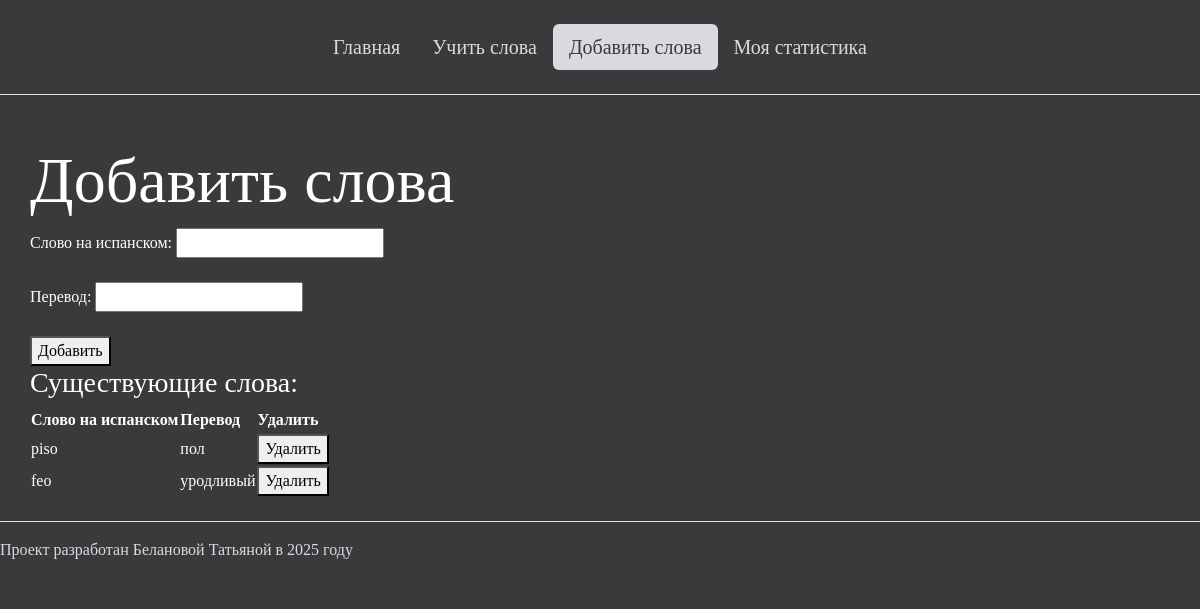
The app's page /add_words/, older data.
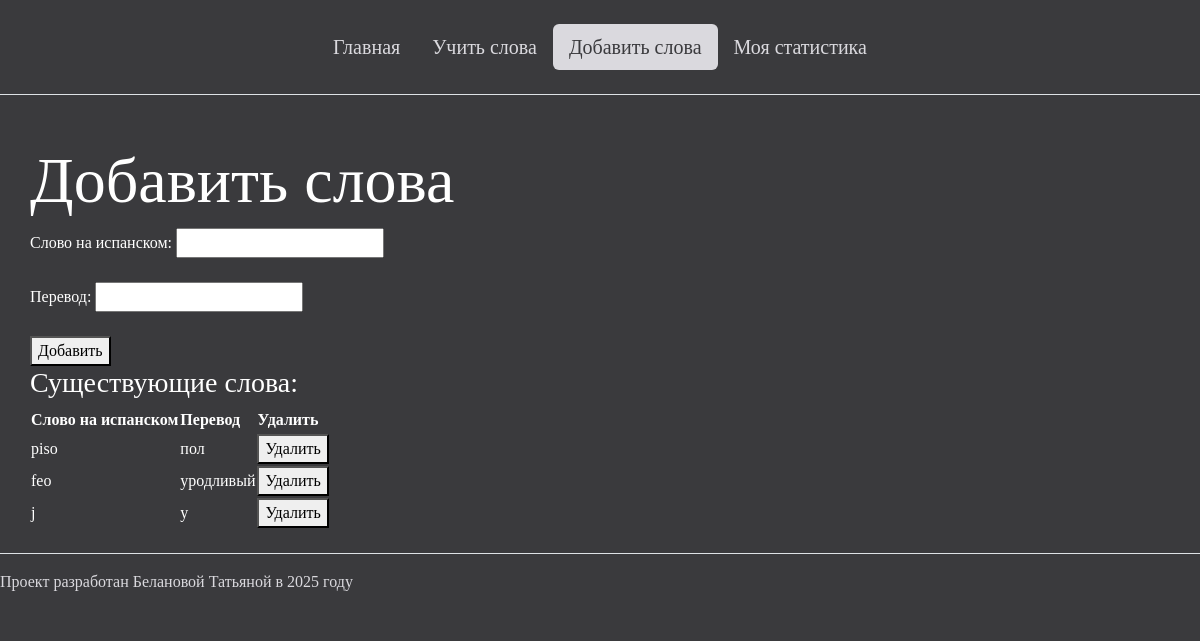
The same page, newer data.
### my_site/models.py (models this page shows, shortened)
class WordCard(models.Model):
    spanish_word = models.CharField(max_length=100)
    russian_translation = models.CharField(max_length=100)

### my_site/views.py (the view, shortened to what this page needs)
# urls.py: path('add_words/', views.add_words, name='add_words'),
def add_words(request):
    form = WordForm()
    word_cards = WordCard.objects.all()
    return render(request, 'add_words.html', {'form': form, 'word_cards': word_cards})

### my_site/forms.py
class WordForm(forms.ModelForm):
    class Meta:
        model = WordCard
        fields = ('spanish_word', 'russian_translation')

### templates/add_words.html (shortened to what this page needs)
{% extends 'base_page.html' %}
{% block content %}
    <h2>Добавить слова</h2>
    <form method="post" id="add-form">
        <label for="spanish_word">Слово на испанском:</label>
        <input type="text" id="spanish_word" name="spanish_word"><br><br>
        <label for="russian_translation">Перевод:</label>
        <input type="text" id="russian_translation" name="russian_translation"><br><br>
        <button type="submit" name="add_word">Добавить</button>
    </form>
    <h3>Существующие слова:</h3>
    <table>
        <tr>
            <th>Слово на испанском</th>
            <th>Перевод</th>
            <th>Удалить</th>
        </tr>
        {% for card in word_cards %}
            <tr>
                <td>{{ card.spanish_word }}</td>
                <td>{{ card.russian_translation }}</td>
                <td>
                    <form method="post" id="delete-form-{{ card.id }}">
                        <button type="submit" name="delete_word">Удалить</button>
                    </form>
                </td>
            </tr>
        {% endfor %}
    </table>
{% endblock %}

### templates/base_page.html (shortened to what this page needs)
<!DOCTYPE html>
<html lang="ru">
<head>
    {% load static %}
    <link href="{% static 'bootstrap.min.css' %}" rel="stylesheet">
    <link rel="stylesheet" href="{% static 'custom.css' %}">
</head>
<body>
    <main>
        <header class="d-flex justify-content-center py-4 border-bottom mb-5">
            <ul class="nav nav-pills">
                <li class="nav-item">
                    <a class="nav-link {% if request.path == '/' %}active{% endif %}" href="{% url 'home' %}">Главная</a>
                </li>
                <li class="nav-item">
                    <a class="nav-link {% if request.path == '/learn_words/' %}active{% endif %}" href="{% url 'learn_words' %}">Учить слова</a>
                </li>
                <li class="nav-item">
                    <a class="nav-link {% if request.path == '/add_words/' %}active{% endif %}" href="{% url 'add_words' %}">Добавить слова</a>
                </li>
                <li class="nav-item">
                    <a class="nav-link {% if request.path == '/statistics/' %}active{% endif %}" href="{% url 'statistics' %}">Моя статистика</a>
                </li>
            </ul>
        </header>
        <div class="container col-xxl-8 px-1 py-3">
            {% block content %}{% endblock %}
        </div>
        <footer class="footer pt-3 mt-4 text-muted border-top">
            Проект разработан Белановой Татьяной в 2025 году
        </footer>
    </main>
</body>
</html>

### static/custom.css (style rules this page uses)
body { font-family: "Gotham Pro" !important; background-color: #3a3a3d !important; color: white; }
.nav-link { font-size: 20px !important; color: #dad9de; }
.nav-link.active { background-color: #dad9de !important; transition: box-shadow 0.1s ease-in-out; color: #3a3a3d !important; }
h2 { font-size: 64px !important; }
.container { padding: 0 !important; }
.footer { position: relative; bottom: 0; width: 100%; height: 60px; color: #dad9de !important; }

Row changes from the older to the newer data that the page shows:
added WordCard: spanish_word "j", russian_translation "y"
